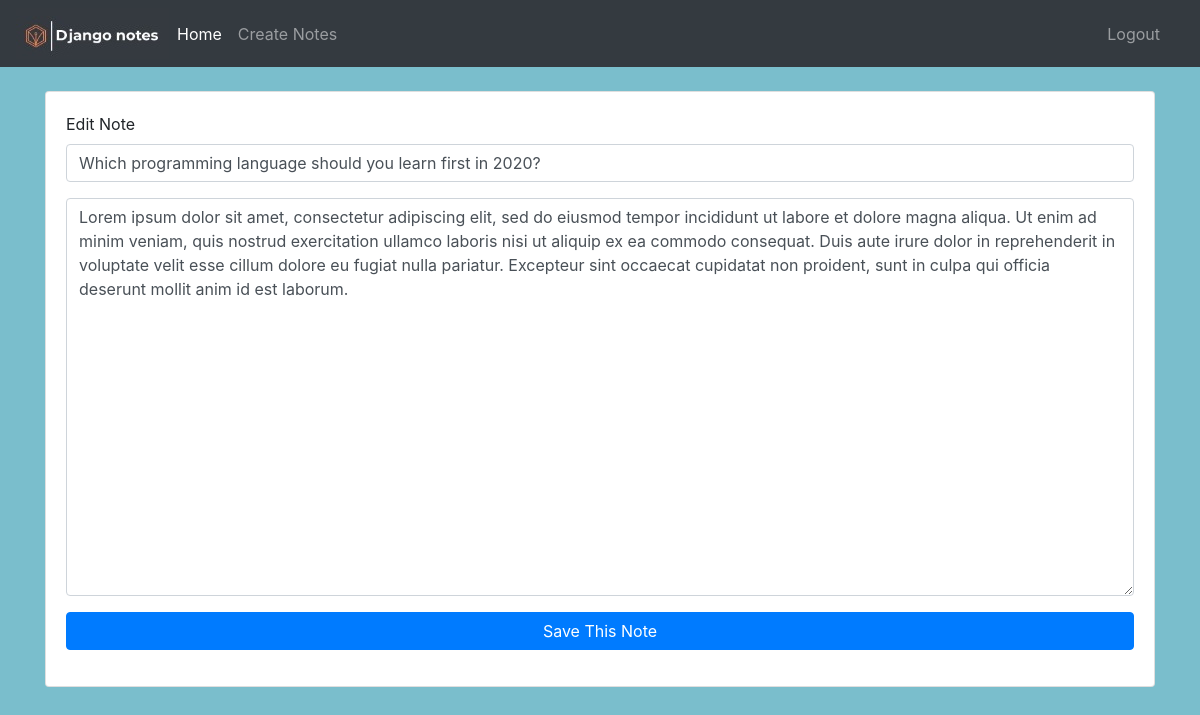
The page /updatenote/3 (signed in) on the database its author committed.
### userdata/models.py (models this page shows)
class note(models.Model):
    title = models.CharField(max_length=512, null=True)
    note = models.TextField(null=True)
    date = models.DateField(auto_now_add=True, null=True)
    author = models.ForeignKey(User, on_delete=models.CASCADE)

### userdata/views.py (the view)
# urls.py: path('updatenote/<str:pk>', views.update_note, name='update_note'),
@login_required
def update_note(request, pk):
    notes = note.objects.get(id=pk)
    form = noteForm(instance=notes)
    if request.method == 'POST':
        form = noteForm(request.POST, instance=notes)
        if form.is_valid():
            form.save()
            messages.success(request, 'Your note has been updated successfully!')
            return redirect('home', request.user.id)
    context = {
        'title': 'Edit Note',
        'form': form,
        'notes': notes
    }
    return render(request, 'userdata/updatenote.html', context)

### userdata/forms.py
class noteForm(ModelForm):
	class Meta:
		model = note
		fields = ('title', 'note')
		widgets = {
			'title': TextInput(attrs={'class': 'form-control', 'placeholder':'title'}),
			'note': Textarea(attrs={'class': 'form-control', 'rows':'16','placeholder':'note'})
		}

### userdata/templates/userdata/updatenote.html (shortened to what this page needs)
{% extends 'userdata/base.html' %}
{% load static %}
{% block content %}
<div class="container">
    <div class="card">
        <div class="card-body">
<form method="POST" action="" >
    <div class="form-group">
      <label for="exampleFormControlInput1">Edit Note</label>
      {{ form.title }}
    </div>
    <div class="form-group">
      {{ form.note }}
    </div>
    <input type="submit"  class="btn btn-primary btn-block" value="Save This Note"  >
</div>
</div>
</div>
{% endblock %}

### userdata/templates/userdata/base.html (style rules this page uses)
body, html { margin: 0; padding: 0; height: 100%; background: #7abecc !important; }

### rows shown on the page
note: title "Which programming language should you learn first in 2020?", note "Lorem ipsum dolor sit amet, consectetur adipiscing elit, sed do eiusmod tempor incididunt ut labore et dolore magna aliqua. Ut enim ad minim veniam, quis nostrud exercitation ullamco laboris nisi ut aliquip ex ea commodo consequat. Duis aute irure dolor in reprehenderit in voluptate velit esse cillum dolore eu fugiat nulla pariatur. Excepteur sint occaecat cupidatat non proident, sunt in culpa qui officia deserunt mollit anim id est laborum."
